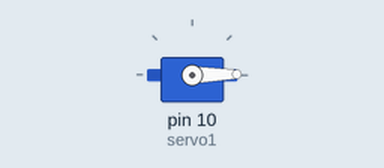
The sketch below on a simulated Arduino Uno, built with avr-gcc and run on an emulated ATmega328P. Parts: servo.

Above: at 0.05 s.
At 2.65 s:
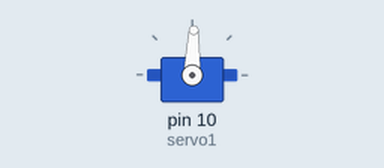
At 5.25 s:
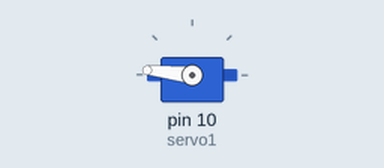
At 10.5 s:
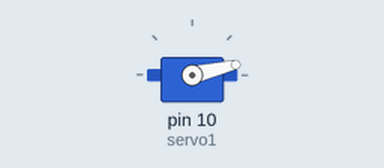
Timing chart, 0 to 14.2 s (numbered marks = the images above):
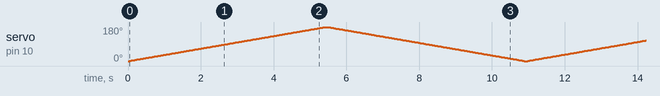

The sketch:

ServoTesting.ino
```cpp
#include <Servo.h>

Servo servo1;
int position1 = 0;
bool rotation_direction = false;

void setup()
{
  servo1.attach(10);
}
void loop(){
    /* if (position1 >= 180) {
        position1 = 0;
    } */
    if (rotation_direction == false)
    {
        while (position1 <= 180) {
            servo1.write(position1);
            delay(30);
            position1++;
        }
        rotation_direction = true;
    }
    if (rotation_direction == true){
        while (position1 >= 0) {
            servo1.write(position1);
            delay(30);
            position1--;
        }
        rotation_direction = false;
    }
} 
```
